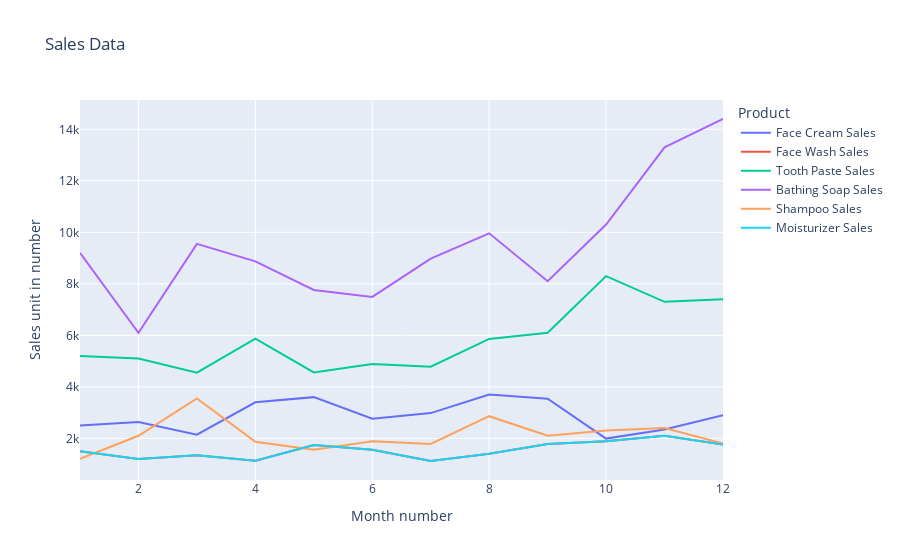

Notebook cell for this chart:
### Markdown cell above
## Exercise 2: Read all product sales data and show it  using a multiline plot

Display the number of units sold per month for each product using multiline plots. (i.e., Separate Plotline for each product for each product).

### Code cell
import plotly.express as px
import pandas as pd

# Prepare the data for Plotly
data = pd.DataFrame({
    'Month Number': df['month_number'].tolist(),
    'Face Cream Sales': df['facecream'].tolist(),
    'Face Wash Sales': df['facewash'].tolist(),
    'Tooth Paste Sales': df['toothpaste'].tolist(),
    'Bathing Soap Sales': df['bathingsoap'].tolist(),
    'Shampoo Sales': df['shampoo'].tolist(),
    'Moisturizer Sales': df['moisturizer'].tolist()
})

# Melt the DataFrame to long format for Plotly Express
melted_data = data.melt(id_vars='Month Number', 
                        var_name='Product', 
                        value_name='Sales Units')

# Create the figure
fig = px.line(
    melted_data,
    x='Month Number',
    y='Sales Units',
    color='Product',
    #markers=True,
    title='Sales Data',
    labels={
        'Month Number': 'Month number',
        'Sales Units': 'Sales unit in number'
    }
)

fig.show()

### Figure 1 — Plotly figure (JSON) as saved in the notebook; plotly's stock layout.template omitted (floating-point values rounded to 4 significant figures)
{"data": [{"hovertemplate": "Product=Face Cream Sales<br>Month number=%{x}<br>Sales unit in number=%{y}<extra></extra>", "legendgroup": "Face Cream Sales", "line": {"color": "#636efa", "dash": "solid"}, "marker": {"symbol": "circle"}, "mode": "lines", "name": "Face Cream Sales", "orientation": "v", "showlegend": true, "type": "scatter", "x": [1, 2, 3, 4, 5, 6, 7, 8, 9, 10, 11, 12], "xaxis": "x", "y": [2500, 2630, 2140, 3400, 3600, 2760, 2980, 3700, 3540, 1990, 2340, 2900], "yaxis": "y"}, {"hovertemplate": "Product=Face Wash Sales<br>Month number=%{x}<br>Sales unit in number=%{y}<extra></extra>", "legendgroup": "Face Wash Sales", "line": {"color": "#EF553B", "dash": "solid"}, "marker": {"symbol": "circle"}, "mode": "lines", "name": "Face Wash Sales", "orientation": "v", "showlegend": true, "type": "scatter", "x": [1, 2, 3, 4, 5, 6, 7, 8, 9, 10, 11, 12], "xaxis": "x", "y": [1500, 1200, 1340, 1130, 1740, 1555, 1120, 1400, 1780, 1890, 2100, 1760], "yaxis": "y"}, {"hovertemplate": "Product=Tooth Paste Sales<br>Month number=%{x}<br>Sales unit in number=%{y}<extra></extra>", "legendgroup": "Tooth Paste Sales", "line": {"color": "#00cc96", "dash": "solid"}, "marker": {"symbol": "circle"}, "mode": "lines", "name": "Tooth Paste Sales", "orientation": "v", "showlegend": true, "type": "scatter", "x": [1, 2, 3, 4, 5, 6, 7, 8, 9, 10, 11, 12], "xaxis": "x", "y": [5200, 5100, 4550, 5870, 4560, 4890, 4780, 5860, 6100, 8300, 7300, 7400], "yaxis": "y"}, {"hovertemplate": "Product=Bathing Soap Sales<br>Month number=%{x}<br>Sales unit in number=%{y}<extra></extra>", "legendgroup": "Bathing Soap Sales", "line": {"color": "#ab63fa", "dash": "solid"}, "marker": {"symbol": "circle"}, "mode": "lines", "name": "Bathing Soap Sales", "orientation": "v", "showlegend": true, "type": "scatter", "x": [1, 2, 3, 4, 5, 6, 7, 8, 9, 10, 11, 12], "xaxis": "x", "y": [9200, 6100, 9550, 8870, 7760, 7490, 8980, 9960, 8100, 10300, 13300, 14400], "yaxis": "y"}, {"hovertemplate": "Product=Shampoo Sales<br>Month number=%{x}<br>Sales unit in number=%{y}<extra></extra>", "legendgroup": "Shampoo Sales", "line": {"color": "#FFA15A", "dash": "solid"}, "marker": {"symbol": "circle"}, "mode": "lines", "name": "Shampoo Sales", "orientation": "v", "showlegend": true, "type": "scatter", "x": [1, 2, 3, 4, 5, 6, 7, 8, 9, 10, 11, 12], "xaxis": "x", "y": [1200, 2100, 3550, 1870, 1560, 1890, 1780, 2860, 2100, 2300, 2400, 1800], "yaxis": "y"}, {"hovertemplate": "Product=Moisturizer Sales<br>Month number=%{x}<br>Sales unit in number=%{y}<extra></extra>", "legendgroup": "Moisturizer Sales", "line": {"color": "#19d3f3", "dash": "solid"}, "marker": {"symbol": "circle"}, "mode": "lines", "name": "Moisturizer Sales", "orientation": "v", "showlegend": true, "type": "scatter", "x": [1, 2, 3, 4, 5, 6, 7, 8, 9, 10, 11, 12], "xaxis": "x", "y": [1500, 1200, 1340, 1130, 1740, 1555, 1120, 1400, 1780, 1890, 2100, 1760], "yaxis": "y"}], "layout": {"legend": {"title": {"text": "Product"}, "tracegroupgap": 0}, "title": {"text": "Sales Data"}, "xaxis": {"anchor": "y", "domain": [0, 1], "title": {"text": "Month number"}}, "yaxis": {"anchor": "x", "domain": [0, 1], "title": {"text": "Sales unit in number"}}}}
